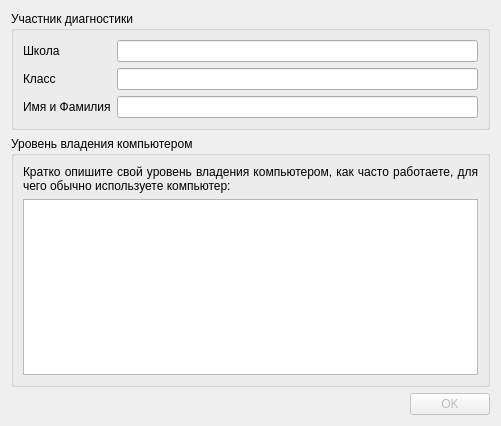
<?xml version="1.0" encoding="UTF-8"?>
<ui version="4.0">
 <class>NewTestDialog</class>
 <widget class="QDialog" name="NewTestDialog">
  <property name="geometry">
   <rect>
    <x>0</x>
    <y>0</y>
    <width>501</width>
    <height>426</height>
   </rect>
  </property>
  <property name="windowTitle">
   <string>Новая диагностика</string>
  </property>
  <property name="windowIcon">
   <iconset resource="diagn.qrc">
    <normaloff>:/Icons/images/full-box.png</normaloff>:/Icons/images/full-box.png</iconset>
  </property>
  <layout class="QGridLayout" name="gridLayout_3">
   <item row="0" column="0">
    <widget class="QGroupBox" name="groupBox">
     <property name="title">
      <string>Участник диагностики</string>
     </property>
     <layout class="QGridLayout" name="gridLayout">
      <item row="0" column="0">
       <layout class="QVBoxLayout" name="verticalLayout_2">
        <item>
         <widget class="QLabel" name="label">
          <property name="text">
           <string>Школа</string>
          </property>
         </widget>
        </item>
        <item>
         <widget class="QLabel" name="label_3">
          <property name="text">
           <string>Класс</string>
          </property>
         </widget>
        </item>
        <item>
         <widget class="QLabel" name="label_2">
          <property name="text">
           <string>Имя и Фамилия</string>
          </property>
         </widget>
        </item>
       </layout>
      </item>
      <item row="0" column="1">
       <layout class="QVBoxLayout" name="verticalLayout">
        <item>
         <widget class="QLineEdit" name="schoolEdit"/>
        </item>
        <item>
         <widget class="QLineEdit" name="classEdit"/>
        </item>
        <item>
         <widget class="QLineEdit" name="nameEdit"/>
        </item>
       </layout>
      </item>
     </layout>
    </widget>
   </item>
   <item row="1" column="0">
    <widget class="QGroupBox" name="groupBox_2">
     <property name="title">
      <string>Уровень владения компьютером</string>
     </property>
     <layout class="QGridLayout" name="gridLayout_2">
      <item row="0" column="0">
       <widget class="QLabel" name="label_4">
        <property name="text">
         <string>Кратко опишите свой уровень владения компьютером, как часто работаете, для чего обычно используете компьютер:</string>
        </property>
        <property name="alignment">
         <set>Qt::AlignJustify|Qt::AlignVCenter</set>
        </property>
        <property name="wordWrap">
         <bool>true</bool>
        </property>
       </widget>
      </item>
      <item row="1" column="0">
       <widget class="QTextEdit" name="expEdit"/>
      </item>
     </layout>
    </widget>
   </item>
   <item row="2" column="0">
    <layout class="QHBoxLayout" name="horizontalLayout">
     <item>
      <spacer name="horizontalSpacer">
       <property name="orientation">
        <enum>Qt::Horizontal</enum>
       </property>
       <property name="sizeHint" stdset="0">
        <size>
         <width>40</width>
         <height>20</height>
        </size>
       </property>
      </spacer>
     </item>
     <item>
      <widget class="QDialogButtonBox" name="buttonBox">
       <property name="enabled">
        <bool>false</bool>
       </property>
       <property name="orientation">
        <enum>Qt::Horizontal</enum>
       </property>
       <property name="standardButtons">
        <set>QDialogButtonBox::Ok</set>
       </property>
      </widget>
     </item>
    </layout>
   </item>
  </layout>
 </widget>
 <tabstops>
  <tabstop>schoolEdit</tabstop>
  <tabstop>classEdit</tabstop>
  <tabstop>nameEdit</tabstop>
  <tabstop>expEdit</tabstop>
  <tabstop>buttonBox</tabstop>
 </tabstops>
 <resources>
  <include location="diagn.qrc"/>
 </resources>
 <connections>
  <connection>
   <sender>buttonBox</sender>
   <signal>accepted()</signal>
   <receiver>NewTestDialog</receiver>
   <slot>accept()</slot>
   <hints>
    <hint type="sourcelabel">
     <x>248</x>
     <y>254</y>
    </hint>
    <hint type="destinationlabel">
     <x>157</x>
     <y>274</y>
    </hint>
   </hints>
  </connection>
  <connection>
   <sender>classEdit</sender>
   <signal>textChanged(QString)</signal>
   <receiver>NewTestDialog</receiver>
   <slot>slotTextChanged(QString)</slot>
   <hints>
    <hint type="sourcelabel">
     <x>317</x>
     <y>84</y>
    </hint>
    <hint type="destinationlabel">
     <x>250</x>
     <y>212</y>
    </hint>
   </hints>
  </connection>
  <connection>
   <sender>nameEdit</sender>
   <signal>textChanged(QString)</signal>
   <receiver>NewTestDialog</receiver>
   <slot>slotTextChanged(QString)</slot>
   <hints>
    <hint type="sourcelabel">
     <x>317</x>
     <y>119</y>
    </hint>
    <hint type="destinationlabel">
     <x>250</x>
     <y>212</y>
    </hint>
   </hints>
  </connection>
  <connection>
   <sender>schoolEdit</sender>
   <signal>textChanged(QString)</signal>
   <receiver>NewTestDialog</receiver>
   <slot>slotTextChanged(QString)</slot>
   <hints>
    <hint type="sourcelabel">
     <x>317</x>
     <y>49</y>
    </hint>
    <hint type="destinationlabel">
     <x>250</x>
     <y>212</y>
    </hint>
   </hints>
  </connection>
  <connection>
   <sender>expEdit</sender>
   <signal>textChanged()</signal>
   <receiver>NewTestDialog</receiver>
   <slot>slotBigTextChanged()</slot>
   <hints>
    <hint type="sourcelabel">
     <x>254</x>
     <y>294</y>
    </hint>
    <hint type="destinationlabel">
     <x>250</x>
     <y>212</y>
    </hint>
   </hints>
  </connection>
 </connections>
 <slots>
  <slot>slotTextChanged(QString)</slot>
  <slot>slotBigTextChanged()</slot>
 </slots>
</ui>
